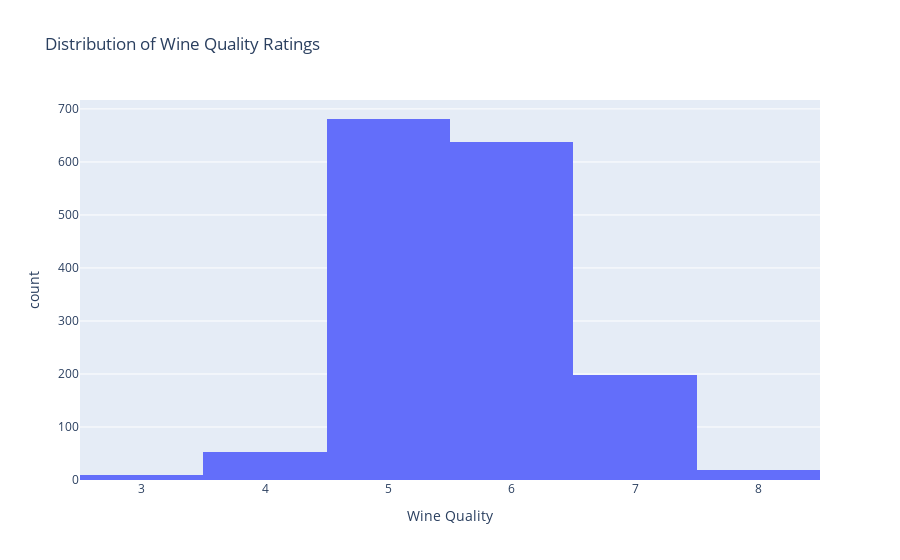

The code cell stored with this chart in its notebook:
### Code cell
fig = px.histogram(reviews, x='quality', nbins=10,
                   title='Distribution of Wine Quality Ratings',
                   labels={'quality': 'Wine Quality'})
ipy_display(fig)

### Figure 1 — Plotly figure (JSON) as saved in the notebook; plotly's stock layout.template omitted (floating-point values rounded to 4 significant figures; data arrays with more than 128 entries replaced by an {"elided": "..."} marker saying what was removed)
{"data": [{"bingroup": "x", "hovertemplate": "Wine Quality=%{x}<br>count=%{y}<extra></extra>", "legendgroup": "", "marker": {"color": "#636efa", "pattern": {"shape": ""}}, "name": "", "nbinsx": 10, "orientation": "v", "showlegend": false, "type": "histogram", "x": {"elided": "1599 int values"}, "xaxis": "x", "yaxis": "y"}], "layout": {"barmode": "relative", "legend": {"tracegroupgap": 0}, "title": {"text": "Distribution of Wine Quality Ratings"}, "xaxis": {"anchor": "y", "domain": [0, 1], "title": {"text": "Wine Quality"}}, "yaxis": {"anchor": "x", "domain": [0, 1], "title": {"text": "count"}}}}
